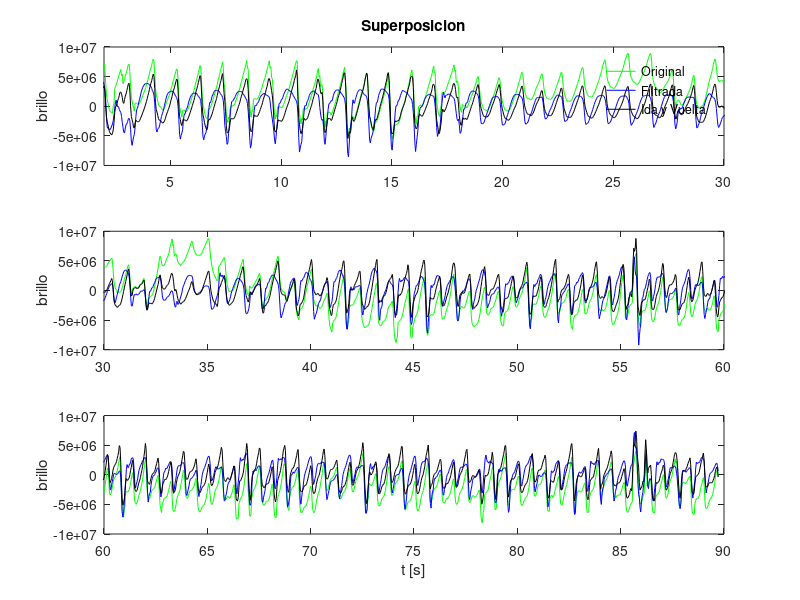

Here is the MATLAB script that generated this plot:
clear all;

addpath('/usr/share/octave/packages/signal-1.3.2'); %incluye el specgram

load intensidad_RGB.mat; % brillo, 1 es R, 2 es G, 3 es B.

video_length = length(brillo);

frec_video = 29.37; %frecuencia muestreo video
t_video = 1/(frec_video); %tiempo muestreo video

ejeXvideo = 0 : t_video : ((video_length-1)*t_video);

[b, a] = butter( 4, [0.4*2/frec_video , 10*2/frec_video]); %FiltroPincripal

ida_vuelta = filtfilt(b, a, brillo(:,2));
filtrado = filter(b, a, brillo(:,2));

figure;

subplot(3, 1, 1);

plot(ejeXvideo, brillo(:,2), 'g');
ylabel('brillo');
hold on;
%subplot(3, 1, 2);
plot(ejeXvideo, filtrado, 'b');
%subplot(3, 1, 3);
plot(ejeXvideo, ida_vuelta, 'k');
xlim([2 30]);
ylim([-1e+07 1e+07]);

title('Superposicion');
legend({'Original','Filtrada','Ida y Vuelta'},'location','northeast');
legend boxoff;

subplot(3, 1, 2);
plot(ejeXvideo, brillo(:,2), 'g');
ylabel('brillo');
hold on;
%subplot(3, 1, 2);
plot(ejeXvideo, filtrado, 'b');
%subplot(3, 1, 3);
plot(ejeXvideo, ida_vuelta, 'k');
xlim([30 60]);
ylim([-1e+07 1e+07]);

subplot(3, 1, 3);
plot(ejeXvideo, brillo(:,2), 'g');
hold on;
%subplot(3, 1, 2);
plot(ejeXvideo, filtrado, 'b');
%subplot(3, 1, 3);
plot(ejeXvideo, ida_vuelta, 'k');
xlim([60 90]);
ylim([-1e+07 1e+07]);
%%plot( ejeXvideo, brillo(:,2));
xlabel('t [s]');
ylabel('brillo');
print -djpg imagenes/punto_7_filtro_ida_vuelta_cardiometro.jpg; %Octave
grid minor;
